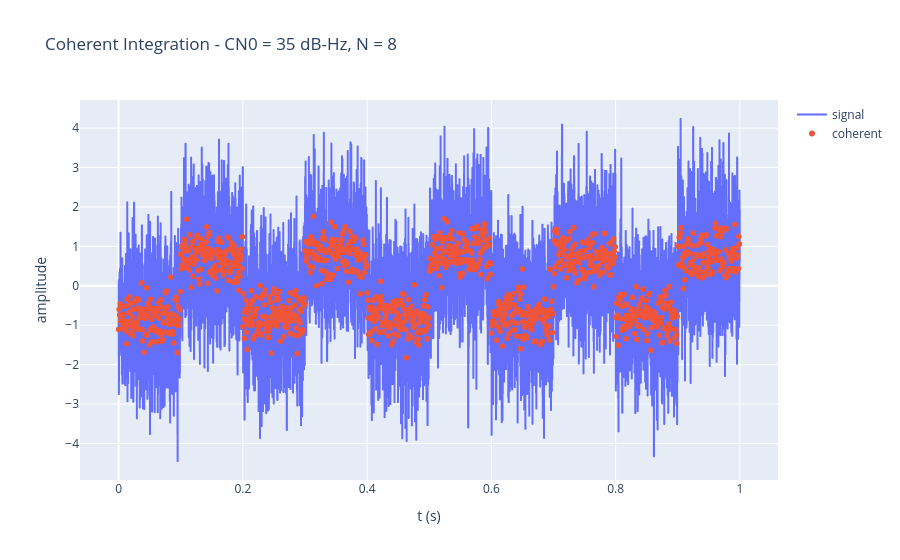

The notebook cell this image was saved under:
### Markdown cell above
## Coherent Integration

To properly find the bits we want to raise the signal to noise ratio of the signal and we can do this via a very simple digital signal processing method - integration.

To understand why this works we will have to cover some basic math. Recall that:

$$
n \sim N(0,1)
$$

The discrete signal of interest is:

$$
s_k = B_k A  + n 
$$

$B_k$ can only ever be $\pm 1$ - so we'll simplify that to 1
$A$ is constant based on CN0 

With this simplification 

$$
s \sim N(A,1)
$$

The signal to noise ratio of a signal is signal power over noise power. 

$$
SNR = \frac{A^2}{\sigma^2}
$$

Since $\sigma_s=1$ that means:

$$
SNR_s = \frac{A^2}{1} = A^2 
$$

Now we can introduce integration. Stastics tells us the following rule

If 
$$
a_k \sim N(A,\sigma^2)
$$

Then 
$$
b = \sum^n \left( a_k \right) \sim N( nA , n\sigma^2 )
$$

And following this we can calculate:

$$
SNR_b = \frac{ (nA)^2 }{ (n\sigma^2)} = \frac{ n^2 A^2 }{ n \sigma^2 } = \frac{nA}{\sigma^2} = n SNR_a
$$

In short summation / integration raises the signal to noise ratio of a signal by a factor of $n$ - the number of samples being summed over

### Code cell
# coherent integration length - samples
# only divisors of samplesPerBit, so no block of N samples straddles a bit edge
samplesPerBit = int( Fs / Fb )
validN = [ n for n in range( 1, samplesPerBit + 1 ) if samplesPerBit % n == 0 ]
N = widgets.SelectionSlider( options=validN, value=validN[4], description="N (samples)", continuous_update=False )

# one plot, redrawn in place when the slider moves
display( N )
coherentPlot = display( plotCoherent( t, signal, CN0.value, N.value )._repr_mimebundle_(), raw=True, display_id=True )
N.observe( lambda change: coherentPlot.update( plotCoherent( t, signal, CN0.value, change.new )._repr_mimebundle_(), raw=True ), names="value" )

### Figure 1 — Plotly figure (JSON) as saved in the notebook; plotly's stock layout.template omitted (floating-point values rounded to 4 significant figures; data arrays with more than 128 entries replaced by an {"elided": "..."} marker saying what was removed)
{"data": [{"mode": "lines", "name": "signal", "type": "scattergl", "x": {"elided": "10000 float values"}, "y": {"elided": "10000 float values"}}, {"mode": "markers", "name": "coherent", "type": "scattergl", "x": {"elided": "1250 float values"}, "y": {"elided": "1250 float values"}}], "layout": {"title": {"text": "Coherent Integration - CN0 = 35 dB-Hz, N = 8"}, "xaxis": {"title": {"text": "t (s)"}}, "yaxis": {"title": {"text": "amplitude"}}}}
